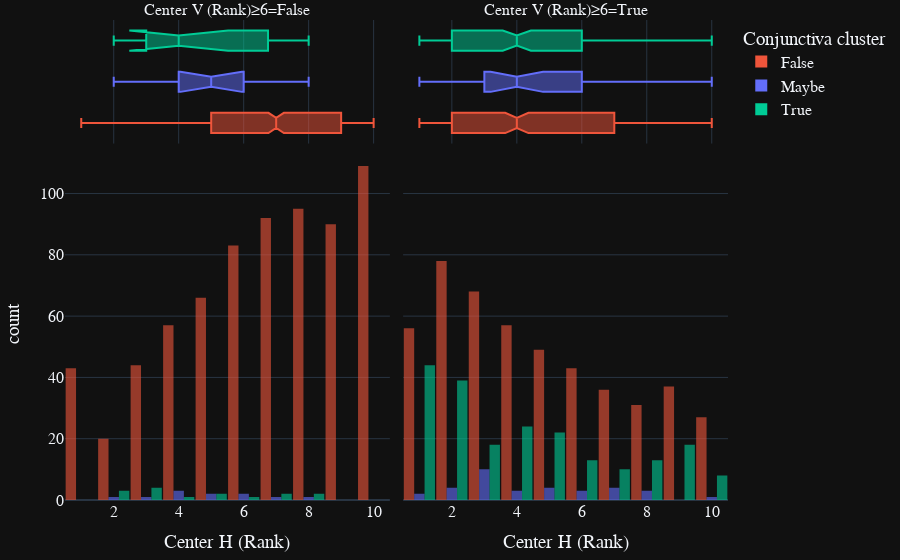

The notebook cell saved with this chart:
### Code cell
fig = px.histogram(all_metrics_flat, x="Ranks-Color-Center-H", marginal="box", opacity=0.6,
                   barmode="group",
                   facet_col="Ranks-Color-Center-V>=6",
                   color="Labels-Value", color_discrete_map=color_discrete_map,
                   category_orders=category_orders, labels=var_labels, template=plotly_template)
fig.update_layout(bargap=0.04)
fig.update_layout(font=dict(family="Arial",size=16,), margin=dict(l=20, r=20, t=20, b=20))
fig.show()
title = "HSV histogram with box plot- H val split at V rank>=6"
save_plotly_figure(fig, title)

### Figure 1 — Plotly figure (JSON) as saved in the notebook; plotly's stock layout.template omitted (floating-point values rounded to 4 significant figures; data arrays with more than 128 entries replaced by an {"elided": "..."} marker saying what was removed)
{"data": [{"alignmentgroup": "True", "bingroup": "x", "hovertemplate": "Conjunctiva cluster=False<br>Center V (Rank)≥6=False<br>Center H (Rank)=%{x}<br>count=%{y}<extra></extra>", "legendgroup": "False", "marker": {"color": "#EF553B", "opacity": 0.6, "pattern": {"shape": ""}}, "name": "False", "offsetgroup": "False", "orientation": "v", "showlegend": true, "x": {"elided": "699 int values"}, "xaxis": "x", "yaxis": "y", "type": "histogram"}, {"alignmentgroup": "True", "hovertemplate": "Conjunctiva cluster=False<br>Center V (Rank)≥6=False<br>Center H (Rank)=%{x}<extra></extra>", "legendgroup": "False", "marker": {"color": "#EF553B"}, "name": "False", "notched": true, "offsetgroup": "False", "showlegend": false, "x": {"elided": "699 int values"}, "xaxis": "x3", "yaxis": "y3", "type": "box"}, {"alignmentgroup": "True", "bingroup": "x", "hovertemplate": "Conjunctiva cluster=False<br>Center V (Rank)≥6=True<br>Center H (Rank)=%{x}<br>count=%{y}<extra></extra>", "legendgroup": "False", "marker": {"color": "#EF553B", "opacity": 0.6, "pattern": {"shape": ""}}, "name": "False", "offsetgroup": "False", "orientation": "v", "showlegend": false, "x": {"elided": "482 int values"}, "xaxis": "x2", "yaxis": "y2", "type": "histogram"}, {"alignmentgroup": "True", "hovertemplate": "Conjunctiva cluster=False<br>Center V (Rank)≥6=True<br>Center H (Rank)=%{x}<extra></extra>", "legendgroup": "False", "marker": {"color": "#EF553B"}, "name": "False", "notched": true, "offsetgroup": "False", "showlegend": false, "x": {"elided": "482 int values"}, "xaxis": "x4", "yaxis": "y4", "type": "box"}, {"alignmentgroup": "True", "bingroup": "x", "hovertemplate": "Conjunctiva cluster=Maybe<br>Center V (Rank)≥6=False<br>Center H (Rank)=%{x}<br>count=%{y}<extra></extra>", "legendgroup": "Maybe", "marker": {"color": "#636EFA", "opacity": 0.6, "pattern": {"shape": ""}}, "name": "Maybe", "offsetgroup": "Maybe", "orientation": "v", "showlegend": true, "x": [2, 4, 5, 6, 5, 4, 7, 3, 8, 4, 6], "xaxis": "x", "yaxis": "y", "type": "histogram"}, {"alignmentgroup": "True", "hovertemplate": "Conjunctiva cluster=Maybe<br>Center V (Rank)≥6=False<br>Center H (Rank)=%{x}<extra></extra>", "legendgroup": "Maybe", "marker": {"color": "#636EFA"}, "name": "Maybe", "notched": true, "offsetgroup": "Maybe", "showlegend": false, "x": [2, 4, 5, 6, 5, 4, 7, 3, 8, 4, 6], "xaxis": "x3", "yaxis": "y3", "type": "box"}, {"alignmentgroup": "True", "bingroup": "x", "hovertemplate": "Conjunctiva cluster=Maybe<br>Center V (Rank)≥6=True<br>Center H (Rank)=%{x}<br>count=%{y}<extra></extra>", "legendgroup": "Maybe", "marker": {"color": "#636EFA", "opacity": 0.6, "pattern": {"shape": ""}}, "name": "Maybe", "offsetgroup": "Maybe", "orientation": "v", "showlegend": false, "x": [2, 3, 2, 3, 4, 8, 6, 3, 3, 5, 1, 6, 2, 3, 7, 3, 10, 8, 5, 1, 4, 4, 3, 2, 7, 5, 3, 5, 3, 3, 8, 7, 7, 6], "xaxis": "x2", "yaxis": "y2", "type": "histogram"}, {"alignmentgroup": "True", "hovertemplate": "Conjunctiva cluster=Maybe<br>Center V (Rank)≥6=True<br>Center H (Rank)=%{x}<extra></extra>", "legendgroup": "Maybe", "marker": {"color": "#636EFA"}, "name": "Maybe", "notched": true, "offsetgroup": "Maybe", "showlegend": false, "x": [2, 3, 2, 3, 4, 8, 6, 3, 3, 5, 1, 6, 2, 3, 7, 3, 10, 8, 5, 1, 4, 4, 3, 2, 7, 5, 3, 5, 3, 3, 8, 7, 7, 6], "xaxis": "x4", "yaxis": "y4", "type": "box"}, {"alignmentgroup": "True", "bingroup": "x", "hovertemplate": "Conjunctiva cluster=True<br>Center V (Rank)≥6=False<br>Center H (Rank)=%{x}<br>count=%{y}<extra></extra>", "legendgroup": "True", "marker": {"color": "#00CC96", "opacity": 0.6, "pattern": {"shape": ""}}, "name": "True", "offsetgroup": "True", "orientation": "v", "showlegend": true, "x": [3, 2, 5, 3, 8, 2, 5, 7, 7, 4, 6, 3, 2, 8, 3], "xaxis": "x", "yaxis": "y", "type": "histogram"}, {"alignmentgroup": "True", "hovertemplate": "Conjunctiva cluster=True<br>Center V (Rank)≥6=False<br>Center H (Rank)=%{x}<extra></extra>", "legendgroup": "True", "marker": {"color": "#00CC96"}, "name": "True", "notched": true, "offsetgroup": "True", "showlegend": false, "x": [3, 2, 5, 3, 8, 2, 5, 7, 7, 4, 6, 3, 2, 8, 3], "xaxis": "x3", "yaxis": "y3", "type": "box"}, {"alignmentgroup": "True", "bingroup": "x", "hovertemplate": "Conjunctiva cluster=True<br>Center V (Rank)≥6=True<br>Center H (Rank)=%{x}<br>count=%{y}<extra></extra>", "legendgroup": "True", "marker": {"color": "#00CC96", "opacity": 0.6, "pattern": {"shape": ""}}, "name": "True", "offsetgroup": "True", "orientation": "v", "showlegend": false, "x": {"elided": "209 int values"}, "xaxis": "x2", "yaxis": "y2", "type": "histogram"}, {"alignmentgroup": "True", "hovertemplate": "Conjunctiva cluster=True<br>Center V (Rank)≥6=True<br>Center H (Rank)=%{x}<extra></extra>", "legendgroup": "True", "marker": {"color": "#00CC96"}, "name": "True", "notched": true, "offsetgroup": "True", "showlegend": false, "x": {"elided": "209 int values"}, "xaxis": "x4", "yaxis": "y4", "type": "box"}], "layout": {"xaxis": {"anchor": "y", "domain": [0.0, 0.49], "title": {"text": "Center H (Rank)"}}, "yaxis": {"anchor": "x", "domain": [0.0, 0.7326], "title": {"text": "count"}}, "xaxis2": {"anchor": "y2", "domain": [0.51, 1.0], "matches": "x", "title": {"text": "Center H (Rank)"}}, "yaxis2": {"anchor": "x2", "domain": [0.0, 0.7326], "matches": "y", "showticklabels": false}, "xaxis3": {"anchor": "y3", "domain": [0.0, 0.49], "matches": "x", "showticklabels": false, "showgrid": true}, "yaxis3": {"anchor": "x3", "domain": [0.7426, 1.0], "matches": "y3", "showticklabels": false, "showline": false, "ticks": "", "showgrid": false}, "xaxis4": {"anchor": "y4", "domain": [0.51, 1.0], "matches": "x", "showticklabels": false, "showgrid": true}, "yaxis4": {"anchor": "x4", "domain": [0.7426, 1.0], "matches": "y3", "showticklabels": false, "showline": false, "ticks": "", "showgrid": false}, "annotations": [{"font": {}, "showarrow": false, "text": "Center V (Rank)≥6=False", "x": 0.245, "xanchor": "center", "xref": "paper", "y": 1.0, "yanchor": "bottom", "yref": "paper"}, {"font": {}, "showarrow": false, "text": "Center V (Rank)≥6=True", "x": 0.755, "xanchor": "center", "xref": "paper", "y": 1.0, "yanchor": "bottom", "yref": "paper"}], "legend": {"title": {"text": "Conjunctiva cluster"}, "tracegroupgap": 0}, "margin": {"t": 20, "l": 20, "r": 20, "b": 20}, "barmode": "group", "bargap": 0.04, "font": {"family": "Arial", "size": 16}}}
